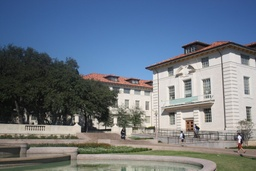
#> input picture Project 2/assignment_2_materials/pano_image1.jpg, 256 x 171 px, shrunk from 1024 x 683 before the run
$ python part2.py
#> lines starting #> are read from the running program, lines starting #| are printed output that depends on the picture; after the words box and inside, x2 and y2 are one past the last pixel; in counts of white or black regions, pixels touching at a corner belong together
import cv2
import numpy as np
import matplotlib.pyplot as plt

# 1. SIFT + MATCHING (from 1.1)
def get_correspondences(img1, img2, num_matches=50):
    sift = cv2.SIFT_create()

    kp1, des1 = sift.detectAndCompute(img1, None)
    kp2, des2 = sift.detectAndCompute(img2, None)

    bf = cv2.BFMatcher()

    matches = bf.knnMatch(des1, des2, k=2)

    good = []
    for m, n in matches:
        if m.distance < 0.75 * n.distance:
            good.append(m)

    good = sorted(good, key=lambda x: x.distance)[:num_matches]

    pts1 = np.float32([kp1[m.queryIdx].pt for m in good])
    pts2 = np.float32([kp2[m.trainIdx].pt for m in good])

    return pts1, pts2


# 2. HOMOGRAPHY (from 1.2)

def compute_homography(pts1, pts2):
    n = pts1.shape[0]
    A = []

    for i in range(n):
        x, y = pts1[i]
        xp, yp = pts2[i]

        A.append([-x, -y, -1, 0, 0, 0, x*xp, y*xp, xp])
        A.append([0, 0, 0, -x, -y, -1, x*yp, y*yp, yp])

    A = np.array(A)

    # Solve using SVD
    U, S, Vt = np.linalg.svd(A)
    H = Vt[-1].reshape(3, 3)

    return H / H[2, 2]


# 3. FORWARD WARP (REQUIRED)
def forward_warp(img, H, out_shape):
    h_out, w_out = out_shape
    warped = np.zeros((h_out, w_out, 3), dtype=np.uint8)

    h, w = img.shape[:2]

    for y in range(h):
        for x in range(w):
            pt = np.array([x, y, 1])
            pt_p = H @ pt
            pt_p /= pt_p[2]

            x_p, y_p = int(pt_p[0]), int(pt_p[1])

            if 0 <= x_p < w_out and 0 <= y_p < h_out:
                warped[y_p, x_p] = img[y, x]

    return warped


# 4. BILINEAR INTERPOLATION

def bilinear(img, x, y):
    h, w = img.shape[:2]

    if x < 0 or x >= w-1 or y < 0 or y >= h-1:
        return np.array([0, 0, 0])

    x0, y0 = int(x), int(y)
    dx, dy = x - x0, y - y0

    val = (
        (1-dx)*(1-dy)*img[y0, x0] +
        dx*(1-dy)*img[y0, x0+1] +
        (1-dx)*dy*img[y0+1, x0] +
        dx*dy*img[y0+1, x0+1]
    )

    return val


# 5. INVERSE WARP (MAIN)

def inverse_warp(img, H_inv, out_shape):
    h_out, w_out = out_shape
    warped = np.zeros((h_out, w_out, 3), dtype=np.uint8)

    for y in range(h_out):
        for x in range(w_out):
            pt = np.array([x, y, 1])
            pt_src = H_inv @ pt
            pt_src /= pt_src[2]

            xs, ys = pt_src[0], pt_src[1]

            if 0 <= xs < img.shape[1] and 0 <= ys < img.shape[0]:
                warped[y, x] = bilinear(img, xs, ys)

    return warped


# 6. COMPUTE CANVAS SIZE

def get_canvas_size(img1, img2, H):
    h1, w1 = img1.shape[:2]

    corners = np.array([
        [0, 0, 1],
        [w1, 0, 1],
        [0, h1, 1],
        [w1, h1, 1]
    ]).T

    warped_corners = H @ corners
    warped_corners /= warped_corners[2]

    all_x = np.concatenate((warped_corners[0], [0, img2.shape[1]]))
    all_y = np.concatenate((warped_corners[1], [0, img2.shape[0]]))

    xmin, xmax = int(np.min(all_x)), int(np.max(all_x))
    ymin, ymax = int(np.min(all_y)), int(np.max(all_y))

    tx, ty = -xmin, -ymin

    width = xmax - xmin
    height = ymax - ymin

    return width, height, tx, ty


# 7. CREATE MOSAIC

def create_mosaic(img1, img2, H):
    width, height, tx, ty = get_canvas_size(img1, img2, H)

    # translation matrix
    T = np.array([
        [1, 0, tx],
        [0, 1, ty],
        [0, 0, 1]
    ])

    H_total = T @ H
    H_inv = np.linalg.inv(H_total)

    warped = inverse_warp(img1, H_inv, (height, width))

    canvas = np.zeros((height, width, 3), dtype=np.uint8)

    # place img2
    canvas[ty:ty+img2.shape[0], tx:tx+img2.shape[1]] = img2

    # overlay warped image
    mask = (warped > 0)
    canvas[mask] = warped[mask]

    return canvas


#  MAIN


#import os

#print("Current directory:", os.getcwd())

img1 = cv2.imread("assignment_2_materials/pano_image1.jpg")
#> img1 is the input picture: shape (171, 256, 3); mean B, G, R 132, 118.9, 107.7
img2 = cv2.imread("assignment_2_materials/pano_image2.jpg")
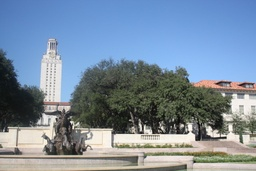
#> input picture Project 2/assignment_2_materials/pano_image2.jpg, 256 x 171 px, shrunk from 1024 x 683 before the run
#> img2 is the input picture: shape (171, 256, 3); mean B, G, R 159, 140, 121.8

img1 = cv2.cvtColor(img1, cv2.COLOR_BGR2RGB)
img2 = cv2.cvtColor(img2, cv2.COLOR_BGR2RGB)

pts1, pts2 = get_correspondences(img1, img2)
#> in get_correspondences, `kp1, des1 = sift.detectAndCompute(img1, None)`: kp1 = 360 keypoints; strongest (x, y, size): (197, 128, 2.2), (111, 88, 2), (76, 118, 3.5), (115, 120, 3.1)
#> in get_correspondences, `kp2, des2 = sift.detectAndCompute(img2, None)`: kp2 = 333 keypoints; strongest (x, y, size): (182, 125, 2.4), (71, 122, 1.9), (162, 128, 1.8), (194, 162, 1.8)
#> in get_correspondences, `matches = bf.knnMatch(des1, des2, k=2)`: matches = 360 matches
#> after the loop in get_correspondences, `for m, n in matches:`: good = 100 matches
#> in get_correspondences, `good = sorted(good, key=lambda x: x.distance)[:num_matches]`: good = 50 matches
#> in get_correspondences, `pts1 = np.float32([kp1[m.queryIdx].pt for m in good])`: pts1 = 50 pairs, first value 6.19 to 129.6, second value 46.44 to 156.5
#> in get_correspondences, `pts2 = np.float32([kp2[m.trainIdx].pt for m in good])`: pts2 = 50 pairs, first value 122.1 to 243.5, second value 60.82 to 165.5

H = compute_homography(pts1, pts2)
#> the loop in compute_homography, `for i in range(n):` made 50 passes
#> (x, y, xp, yp) on passes 1 to 12: (107.6, 109.8, 221.2, 116.9), (92.88, 149.4, 209, 158.2), (106.4, 145.5, 222.6, 154), (101.3, 148.7, 218.2, 157.5), (9.42, 46.44, 122.1, 61.15), (52.07, 145.1, 167.7, 154), (128.9, 77.14, 242.4, 81.38), (129.6, 80.01, 242.9, 84.43), (94.58, 129.4, 208.6, 137.4), (116.9, 86.33, 229.6, 91.93), (42.83, 137.3, 158.2, 146.4), (103.5, 127.5, 218, 135.4)
#> after the loop in compute_homography, `for i in range(n):`: A = 100 items
#> in compute_homography, `U, S, Vt = np.linalg.svd(A)`:
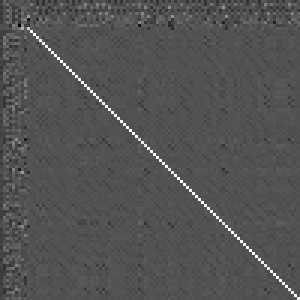
#> U: shape (100, 100) float64 (shown 3 times larger); min -0.475, max 0.972, mean -0.00084; drawn with min black and max white
#> in compute_homography, `U, S, Vt = np.linalg.svd(A)`: S = [239203.5, 58659.1, 984.2, 297.8, 275.5, 48.19, 34.01, 0.857, 0.0196]
#> in compute_homography, `H = Vt[-1].reshape(3, 3)`: H = [[0.00674, 0.000391, 0.986], [-0.00121, 0.0081, 0.168], [-7.6e-06, -8.72e-07, 0.00884]]
#> H = [[0.763, 0.0442, 111.5], [-0.137, 0.917, 18.96], [-0.00086, -9.86e-05, 1]]
mosaic = create_mosaic(img1, img2, H)
#> in get_canvas_size, `warped_corners = H @ corners`: warped_corners = [[111.5, 306.8, 119.1, 314.4], [18.96, -16.22, 175.7, 140.5], [1, 0.78, 0.983, 0.763]]
#> in get_canvas_size, `warped_corners /= warped_corners[2]`: warped_corners = [[111.5, 393.4, 121.1, 412], [18.96, -20.8, 178.7, 184.1], [1, 1, 1, 1]]
#> in get_canvas_size, `all_x = np.concatenate((warped_corners[0], [0, img2.shape[1]]))`: all_x = [111.5, 393.4, 121.1, 412, 0, 256]
#> in get_canvas_size, `all_y = np.concatenate((warped_corners[1], [0, img2.shape[0]]))`: all_y = [18.96, -20.8, 178.7, 184.1, 0, 171]
#> in get_canvas_size, `xmin, xmax = int(np.min(all_x)), int(np.max(all_x))`: xmin = 0; xmax = 412
#> in get_canvas_size, `ymin, ymax = int(np.min(all_y)), int(np.max(all_y))`: ymin = -20; ymax = 184
#> in get_canvas_size, `tx, ty = -xmin, -ymin`: tx = 0; ty = 20
#> in get_canvas_size, `width = xmax - xmin`: width = 412
#> in get_canvas_size, `height = ymax - ymin`: height = 204
#> in create_mosaic, `width, height, tx, ty = get_canvas_size(img1, img2, H)`: width = 412; height = 204; tx = 0; ty = 20
#> in create_mosaic, `T = np.array([ [1, 0, tx], [0, 1, ty], [0, 0, 1] ])`: T = [[1, 0, 0], [0, 1, 20], [0, 0, 1]]
#> in create_mosaic, `H_total = T @ H`: H_total = [[0.763, 0.0442, 111.5], [-0.155, 0.915, 38.96], [-0.00086, -9.86e-05, 1]]
#> in create_mosaic, `H_inv = np.linalg.inv(H_total)`: H_inv = [[1.15, -0.0694, -126.1], [0.152, 1.08, -59.05], [0.00101, 4.68e-05, 0.886]]
#> the loop in inverse_warp, `for y in range(h_out):` made 204 passes
#> after the loop in inverse_warp, `for y in range(h_out):`:
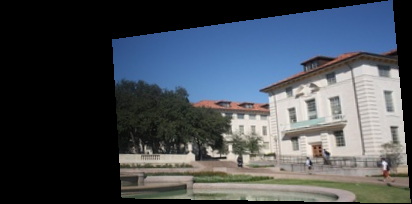
#> warped: shape (204, 412, 3); mean R, G, B 70, 76.4, 84
#> in create_mosaic, `canvas[ty:ty+img2.shape[0], tx:tx+img2.shape[1]] = img2`:
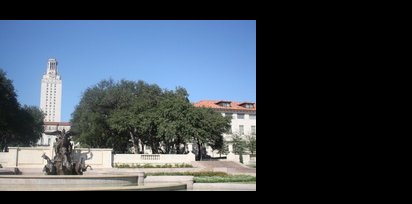
#> canvas: shape (204, 412, 3); mean R, G, B 63.4, 72.9, 82.8
#> in create_mosaic, `mask = (warped > 0)`:
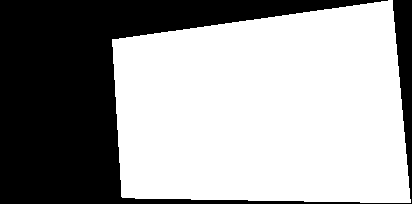
#> mask: shape (204, 412, 3) bool; 61.7% white; 1 black region, box (x1, y1, x2, y2) and area: (0, 0, 412, 204) 32193
#> in create_mosaic, `canvas[mask] = warped[mask]`:
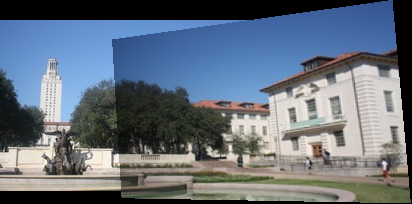
#> canvas: shape (204, 412, 3); mean R, G, B 99.9, 111, 124.2

plt.imshow(mosaic)
plt.title("Final Mosaic")
plt.axis("off")
plt.show()
